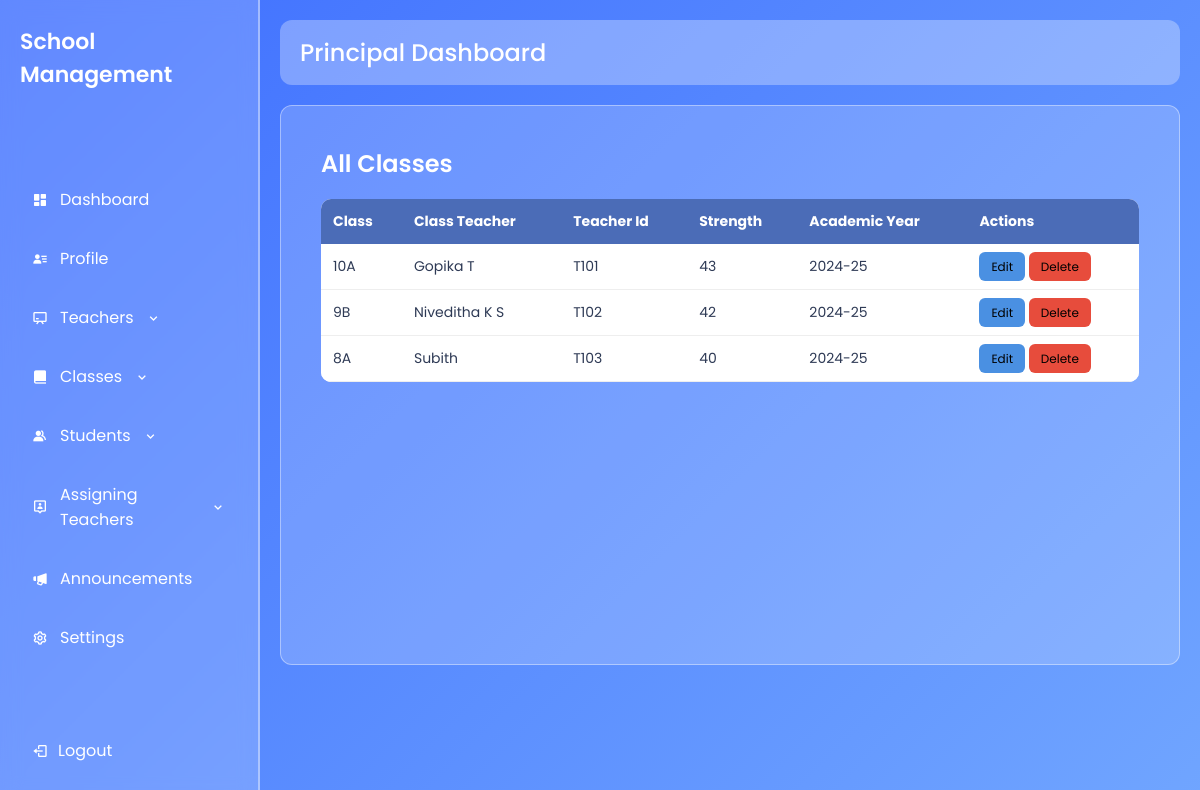
/all_classes/, run on the app's committed database.
### dashboard/models.py (models this page shows)
class classes(models.Model):
    class_name = models.CharField(max_length=20)
    class_teacher = models.CharField(max_length=255)
    class_teacher_id = models.CharField(max_length=10)
    strength = models.IntegerField()
    academic_year = models.CharField(max_length=20)
    status = models.CharField(
        max_length=20,
        choices=[('ongoing', 'Ongoing'), ('completed', 'Completed')],
        default='ongoing'
    )

### dashboard/views.py (the view)
# urls.py: path('all_classes/',all_classes,name='all_classes'),
def all_classes(request):
    classes_list = classes.objects.all()  # fetch all classes
    return render(request, "principal/classes/all_classes.html", {"classes": classes_list})

### dashboard/templates/principal/classes/all_classes.html
{% extends "principal/principal.html" %}
{% load static %}
{% block extra_css %}
<link rel="stylesheet" href="{% static 'css/principal_dashboard/all_classes.css' %}?v=1">
{% endblock %}
{% block content %}
<div class="classes-container">
    <div class="page-header">
        <h2>All Classes</h2>
    </div>
    <table class="classes-table">
        <thead>
            <tr>
                <th>Class</th>
                <th>Class Teacher</th>
                <th>Teacher Id</th>
                <th>Strength</th>
                <th>Academic Year</th>
                <th>Actions</th>
            </tr>
        </thead>
        <tbody>
        {% for c in classes %}
        <tr>
            <td>{{ c.class_name }}</td>
            <td>{{ c.class_teacher }}</td>
            <td>{{ c.class_teacher_id }}</td>
            <td>{{ c.strength }}</td>
            <td>{{ c.academic_year }}</td>
            <td>
                <a href="#" class="edit-btn">Edit</a>
                <a href="#" class="btn-delete">Delete</a>
            </td>
        </tr>
        {% endfor %}
        </tbody>
    </table>
</div>
{% endblock %}

### dashboard/static/css/layout.css (style rules this page uses)
* { margin: 0; padding: 0; box-sizing: border-box; font-family: "Poppins", sans-serif; }
body { background: linear-gradient(135deg, #3f6fff, #70a5ff); height: 100vh; overflow: hidden; }

### dashboard/static/css/principal_dashboard/all_classes.css (style rules this page uses)
.classes-container { padding: 20px; }
.page-header { display: flex; justify-content: space-between; align-items: center; margin-bottom: 18px; }
.page-header h2 { font-size: 24px; font-weight: 600; }
.classes-table { width: 100%; border-collapse: collapse; background: #ffffff; border-radius: 10px; overflow: hidden; }
.classes-table th { background: #4b6cb7; color: #ffffff; padding: 12px; text-align: left; font-size: 14px; }
.classes-table td { padding: 12px; border-bottom: 1px solid #eee; font-size: 14px; color: #2e3a55; background: #ffffff; }
.edit-btn { padding: 6px 12px; background: #4A90E2; color: #000; border-radius: 6px; text-decoration: none; font-size: 12px; }
.btn-delete { padding: 6px 12px; background: #E74C3C; color: #000; border-radius: 6px; text-decoration: none; font-size: 12px; }

### data on the page
classes: class_name "10A", class_teacher "Gopika T", class_teacher_id "T101", strength "43", academic_year "2024-25"
classes: class_name "9B", class_teacher "Niveditha K S", class_teacher_id "T102", strength "42", academic_year "2024-25"
classes: class_name "8A", class_teacher "Subith", class_teacher_id "T103", strength "40", academic_year "2024-25"
